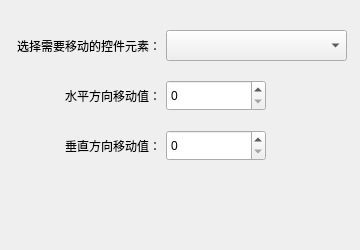
<?xml version="1.0" encoding="UTF-8"?>
<ui version="4.0">
 <class>MoveControlElementForm</class>
 <widget class="QWidget" name="MoveControlElementForm">
  <property name="geometry">
   <rect>
    <x>0</x>
    <y>0</y>
    <width>360</width>
    <height>250</height>
   </rect>
  </property>
  <property name="windowTitle">
   <string>Form</string>
  </property>
  <widget class="QLabel" name="label">
   <property name="geometry">
    <rect>
     <x>10</x>
     <y>30</y>
     <width>151</width>
     <height>31</height>
    </rect>
   </property>
   <property name="text">
    <string>选择需要移动的控件元素：</string>
   </property>
   <property name="alignment">
    <set>Qt::AlignRight|Qt::AlignTrailing|Qt::AlignVCenter</set>
   </property>
  </widget>
  <widget class="QComboBox" name="cboSelectElement">
   <property name="geometry">
    <rect>
     <x>166</x>
     <y>30</y>
     <width>181</width>
     <height>31</height>
    </rect>
   </property>
  </widget>
  <widget class="QLabel" name="label_2">
   <property name="geometry">
    <rect>
     <x>10</x>
     <y>80</y>
     <width>151</width>
     <height>31</height>
    </rect>
   </property>
   <property name="text">
    <string>水平方向移动值：</string>
   </property>
   <property name="alignment">
    <set>Qt::AlignRight|Qt::AlignTrailing|Qt::AlignVCenter</set>
   </property>
  </widget>
  <widget class="QLabel" name="label_3">
   <property name="geometry">
    <rect>
     <x>10</x>
     <y>130</y>
     <width>151</width>
     <height>31</height>
    </rect>
   </property>
   <property name="text">
    <string>垂直方向移动值：</string>
   </property>
   <property name="alignment">
    <set>Qt::AlignRight|Qt::AlignTrailing|Qt::AlignVCenter</set>
   </property>
  </widget>
  <widget class="QSpinBox" name="spinBoxX">
   <property name="geometry">
    <rect>
     <x>166</x>
     <y>80</y>
     <width>100</width>
     <height>31</height>
    </rect>
   </property>
  </widget>
  <widget class="QSpinBox" name="spinBoxY">
   <property name="geometry">
    <rect>
     <x>166</x>
     <y>130</y>
     <width>100</width>
     <height>31</height>
    </rect>
   </property>
  </widget>
 </widget>
 <resources/>
 <connections/>
</ui>
